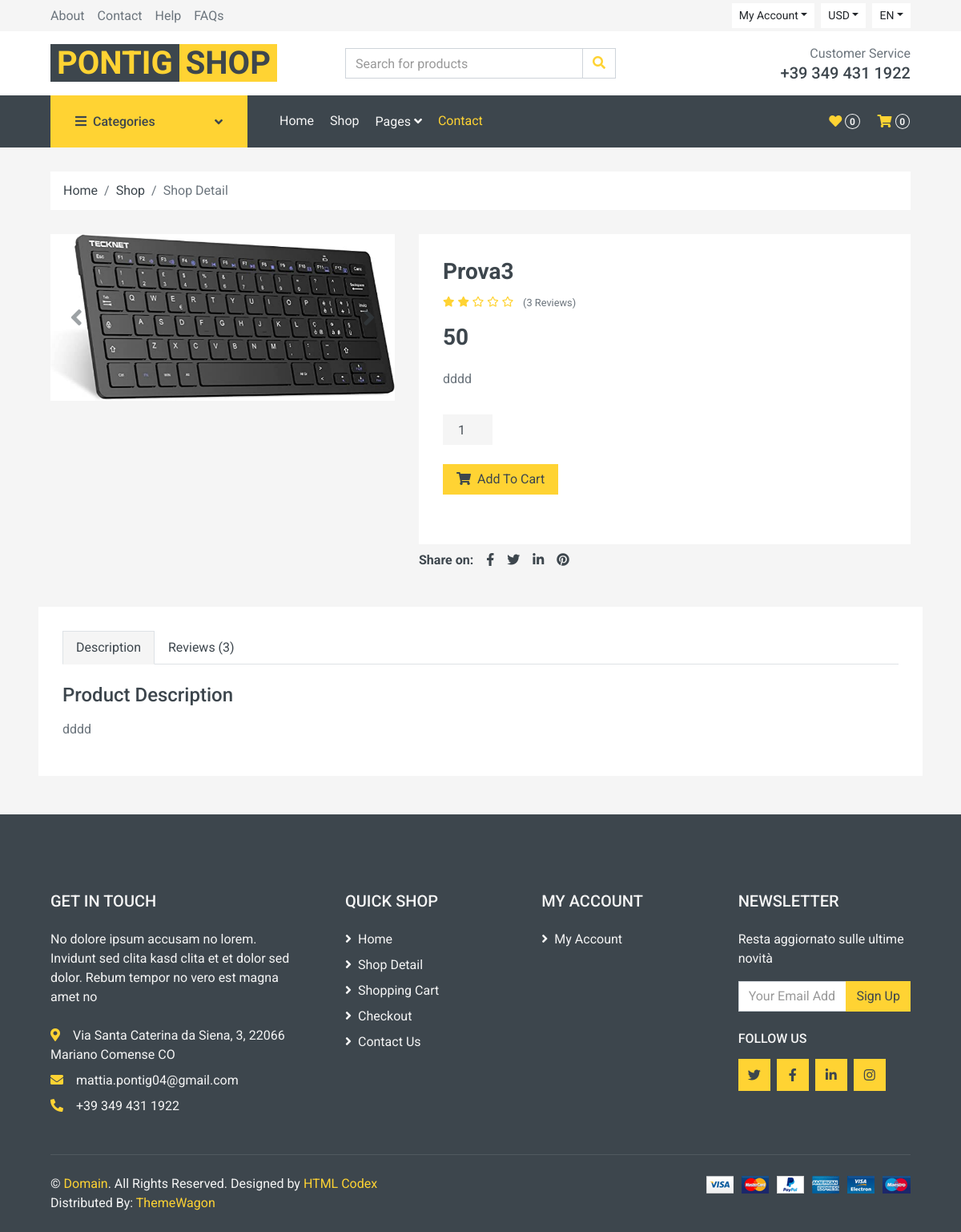
The page /ecom/detail.php?id=6 on the database its author committed.
### tables this page shows
CREATE TABLE `prodotti` (
  `id` int(11) NOT NULL,
  `nome` varchar(16) NOT NULL,
  `des` text NOT NULL,
  `quant` int(11) NOT NULL,
  `prezzo` int(11) NOT NULL,
  `idCat` int(11) NOT NULL,
  `sconto` int(11) DEFAULT NULL,
  `img` varchar(64) NOT NULL DEFAULT 'default.png'
);

### ecom/DatabaseClassSingleton.php (called while the page is built, shortened)
<?php
class DatabaseClassSingleton
{
    private $_connection;
    private static $_instance;
    private  $dbhost = "localhost";
    private  $username = "root";
    private  $password = "";
    private  $dbname = "ecommerce";
    public static function getInstance()
    {
        if (!self::$_instance) {
            self::$_instance = new self();
        }
        return self::$_instance;
    }
    private function __construct()
    {
        try {
            $this->_connection = new mysqli($this->dbhost, $this->username,  $this->password, $this->dbname);
        } catch (Exception $e) {
            if (mysqli_connect_error()) {
                echo "Failed to conencto to MySQL: " . mysqli_connect_error() . E_USER_ERROR;
            }
        }
    }
    public function Select($query = "", $params = [])
    {
        try {
            $stmt = $this->executeStatement($query, $params);
            $result = $stmt->get_result()->fetch_all(MYSQLI_ASSOC);
            return $result;
        } catch (Exception $e) {
            throw new Exception($e->getMessage());
        }
        return false;
    }
    private function executeStatement($query = "", $params = [])
    {
        try {
            $stmt = $this->_connection->prepare($query);
            $stmt->execute();
            return $stmt;
        } catch (Exception $e) {
            throw new Exception($e->getMessage());
        }
    }
}
?>

### ecom/detail.php (the view, shortened to what this page needs)
<!DOCTYPE html>
<html lang="en">
<head>
    <link href="https://cdnjs.cloudflare.com/ajax/libs/font-awesome/5.10.0/css/all.min.css" rel="stylesheet">
    <link href="lib/animate/animate.min.css" rel="stylesheet">
    <link href="lib/owlcarousel/assets/owl.carousel.min.css" rel="stylesheet">
    <link href="css/style.css" rel="stylesheet">
</head>
<body>
<?php include "navbar.php";
$result = DatabaseClassSingleton::getInstance()->Select("Select * from prodotti where id=" . $_GET["id"]);
foreach ($result as $row) $rw = $row;
?>
    <div class="container-fluid">
        <div class="row px-xl-5">
            <div class="col-12">
                <nav class="breadcrumb bg-light mb-30">
                    <a class="breadcrumb-item text-dark" href="index.php">Home</a>
                    <a class="breadcrumb-item text-dark" href="index.php">Shop</a>
                    <span class="breadcrumb-item active">Shop Detail</span>
                </nav>
            </div>
        </div>
    </div>
    <div class="container-fluid pb-5">
        <div class="row px-xl-5">
            <div class="col-lg-5 mb-30">
                <div id="product-carousel" class="carousel slide" data-ride="carousel">
                    <div class="carousel-inner bg-light">
                        <div class="carousel-item active">
                            <img class="w-100 h-100" src=<?php echo "img/" . $rw['img']; ?> alt="Image">
                        </div>
                    </div>
                    <a class="carousel-control-prev" href="#product-carousel" data-slide="prev">
                        <i class="fa fa-2x fa-angle-left text-dark"></i>
                    </a>
                    <a class="carousel-control-next" href="#product-carousel" data-slide="next">
                        <i class="fa fa-2x fa-angle-right text-dark"></i>
                    </a>
                </div>
            </div>
            <?php include 'review/countRev.php'; ?>
            <div class="col-lg-7 h-auto mb-30">
                <div class="h-100 bg-light p-30">
                    <h3><?php   echo $rw["nome"]; ?></h3>
                    <div class="d-flex mb-3">
                        <div class="text-primary mr-2">
                            <?php echo $str; ?>
                        </div>
                        <small class="pt-1">(<?php echo $t?> Reviews)</small>
                    </div>
                    <h3 class="font-weight-semi-bold mb-4"><?php   echo $rw["prezzo"]; ?></h3>
                    <p class="mb-4"><?php   echo $rw["des"]; ?></p>
                    <div class="d-flex align-items-center mb-4 pt-2">
                        <form action="carrello/addCarr.php" method="get">
                            <?php echo '<input type="number" min="1" max="'. $row['quant'].'" name="nProd" class="form-control bg-secondary border-0 text-center" value="1">' ?>
                        </div>
                        <button type='submit' class="btn btn-primary px-3"><i class="fa fa-shopping-cart mr-1"></i> Add To
                            Cart</button>
                    </div>
                    <div class="d-flex pt-2">
                        <strong class="text-dark mr-2">Share on:</strong>
                        <div class="d-inline-flex">
                            <a class="text-dark px-2" href="">
                                <i class="fab fa-facebook-f"></i>
                            </a>
                            <a class="text-dark px-2" href="">
                                <i class="fab fa-twitter"></i>
                            </a>
                            <a class="text-dark px-2" href="">
                                <i class="fab fa-linkedin-in"></i>
                            </a>
                            <a class="text-dark px-2" href="">
                                <i class="fab fa-pinterest"></i>
                            </a>
                        </div>
                    </div>
                </div>
            </div>
        </div>
        <div class="row px-xl-5">
            <div class="col">
                <div class="bg-light p-30">
                    <div class="nav nav-tabs mb-4">
                        <a class="nav-item nav-link text-dark active" data-toggle="tab" href="#tab-pane-1">Description</a>
                        <a class="nav-item nav-link text-dark" data-toggle="tab" href="#tab-pane-3">Reviews (<?php  echo $t; ?>)</a>
                    </div>
                    <div class="tab-content">
                        <div class="tab-pane fade show active" id="tab-pane-1">
                            <h4 class="mb-3">Product Description</h4>
                            <p><?php   echo $rw["des"]; ?>
                        </div>
                    </div>
                </div>
            </div>
        </div>
    <?php include "footer.php" ?>
</body>
</html>

### rows shown on the page
prodotti: img (picture), nome "Prova3", prezzo "50", des "dddd"

### other values the page prints
$t "0"
$t "3"
